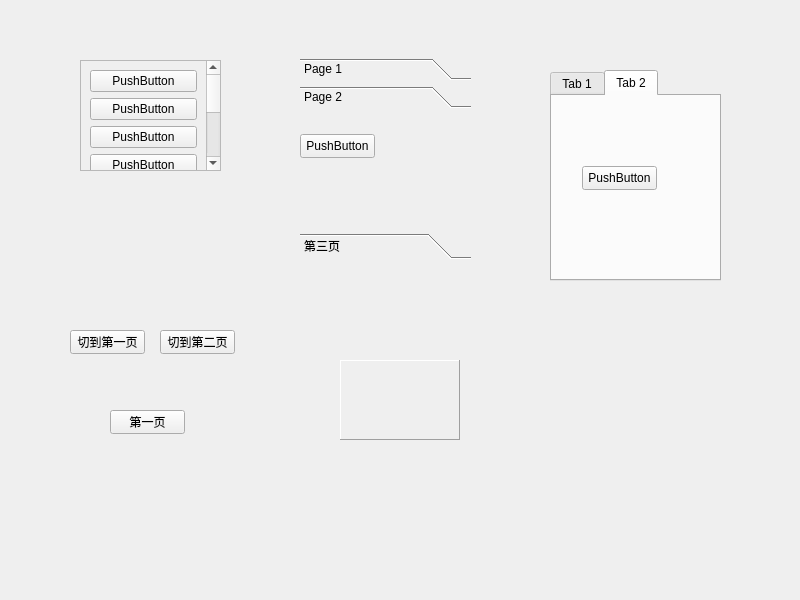
<?xml version="1.0" encoding="UTF-8"?>
<ui version="4.0">
 <class>Widget</class>
 <widget class="QWidget" name="Widget">
  <property name="geometry">
   <rect>
    <x>0</x>
    <y>0</y>
    <width>800</width>
    <height>600</height>
   </rect>
  </property>
  <property name="windowTitle">
   <string>Widget</string>
  </property>
  <widget class="QScrollArea" name="scrollArea">
   <property name="geometry">
    <rect>
     <x>80</x>
     <y>60</y>
     <width>141</width>
     <height>111</height>
    </rect>
   </property>
   <property name="widgetResizable">
    <bool>true</bool>
   </property>
   <widget class="QWidget" name="scrollAreaWidgetContents">
    <property name="geometry">
     <rect>
      <x>0</x>
      <y>-143</y>
      <width>122</width>
      <height>252</height>
     </rect>
    </property>
    <layout class="QVBoxLayout" name="verticalLayout">
     <item>
      <widget class="QPushButton" name="pushButton">
       <property name="text">
        <string>PushButton</string>
       </property>
      </widget>
     </item>
     <item>
      <widget class="QPushButton" name="pushButton_2">
       <property name="text">
        <string>PushButton</string>
       </property>
      </widget>
     </item>
     <item>
      <widget class="QPushButton" name="pushButton_3">
       <property name="text">
        <string>PushButton</string>
       </property>
      </widget>
     </item>
     <item>
      <widget class="QPushButton" name="pushButton_4">
       <property name="text">
        <string>PushButton</string>
       </property>
      </widget>
     </item>
     <item>
      <widget class="QPushButton" name="pushButton_5">
       <property name="text">
        <string>PushButton</string>
       </property>
      </widget>
     </item>
     <item>
      <widget class="QPushButton" name="pushButton_6">
       <property name="text">
        <string>PushButton</string>
       </property>
      </widget>
     </item>
     <item>
      <widget class="QPushButton" name="pushButton_7">
       <property name="text">
        <string>PushButton</string>
       </property>
      </widget>
     </item>
     <item>
      <widget class="QPushButton" name="pushButton_8">
       <property name="text">
        <string>PushButton</string>
       </property>
      </widget>
     </item>
    </layout>
   </widget>
  </widget>
  <widget class="QToolBox" name="toolBox">
   <property name="geometry">
    <rect>
     <x>300</x>
     <y>58</y>
     <width>171</width>
     <height>201</height>
    </rect>
   </property>
   <property name="currentIndex">
    <number>1</number>
   </property>
   <widget class="QWidget" name="page">
    <property name="geometry">
     <rect>
      <x>0</x>
      <y>0</y>
      <width>171</width>
      <height>111</height>
     </rect>
    </property>
    <attribute name="label">
     <string>Page 1</string>
    </attribute>
    <widget class="QPushButton" name="pushButton_9">
     <property name="geometry">
      <rect>
       <x>0</x>
       <y>0</y>
       <width>75</width>
       <height>24</height>
      </rect>
     </property>
     <property name="text">
      <string>PushButton</string>
     </property>
    </widget>
   </widget>
   <widget class="QWidget" name="page_2">
    <property name="geometry">
     <rect>
      <x>0</x>
      <y>0</y>
      <width>171</width>
      <height>111</height>
     </rect>
    </property>
    <attribute name="label">
     <string>Page 2</string>
    </attribute>
    <widget class="QPushButton" name="pushButton_10">
     <property name="geometry">
      <rect>
       <x>0</x>
       <y>20</y>
       <width>75</width>
       <height>24</height>
      </rect>
     </property>
     <property name="text">
      <string>PushButton</string>
     </property>
    </widget>
   </widget>
   <widget class="QWidget" name="page_3">
    <attribute name="label">
     <string>第三页</string>
    </attribute>
   </widget>
  </widget>
  <widget class="QTabWidget" name="tabWidget">
   <property name="geometry">
    <rect>
     <x>550</x>
     <y>70</y>
     <width>171</width>
     <height>211</height>
    </rect>
   </property>
   <property name="currentIndex">
    <number>1</number>
   </property>
   <widget class="QWidget" name="tab">
    <attribute name="title">
     <string>Tab 1</string>
    </attribute>
    <widget class="QPushButton" name="pushButton_11">
     <property name="geometry">
      <rect>
       <x>20</x>
       <y>80</y>
       <width>75</width>
       <height>24</height>
      </rect>
     </property>
     <property name="text">
      <string>PushButton</string>
     </property>
    </widget>
   </widget>
   <widget class="QWidget" name="tab_2">
    <attribute name="title">
     <string>Tab 2</string>
    </attribute>
    <widget class="QPushButton" name="pushButton_12">
     <property name="geometry">
      <rect>
       <x>30</x>
       <y>70</y>
       <width>75</width>
       <height>24</height>
      </rect>
     </property>
     <property name="text">
      <string>PushButton</string>
     </property>
    </widget>
   </widget>
  </widget>
  <widget class="QStackedWidget" name="stackedWidget">
   <property name="geometry">
    <rect>
     <x>90</x>
     <y>380</y>
     <width>120</width>
     <height>80</height>
    </rect>
   </property>
   <property name="currentIndex">
    <number>0</number>
   </property>
   <widget class="QWidget" name="page_4">
    <widget class="QPushButton" name="pushButton_13">
     <property name="geometry">
      <rect>
       <x>20</x>
       <y>30</y>
       <width>75</width>
       <height>24</height>
      </rect>
     </property>
     <property name="text">
      <string>第一页</string>
     </property>
    </widget>
   </widget>
   <widget class="QWidget" name="page_5">
    <widget class="QPushButton" name="pushButton_14">
     <property name="geometry">
      <rect>
       <x>20</x>
       <y>30</y>
       <width>75</width>
       <height>24</height>
      </rect>
     </property>
     <property name="text">
      <string>第二页</string>
     </property>
    </widget>
   </widget>
  </widget>
  <widget class="QPushButton" name="pushButton_15">
   <property name="geometry">
    <rect>
     <x>70</x>
     <y>330</y>
     <width>75</width>
     <height>24</height>
    </rect>
   </property>
   <property name="text">
    <string>切到第一页</string>
   </property>
  </widget>
  <widget class="QPushButton" name="pushButton_16">
   <property name="geometry">
    <rect>
     <x>160</x>
     <y>330</y>
     <width>75</width>
     <height>24</height>
    </rect>
   </property>
   <property name="text">
    <string>切到第二页</string>
   </property>
  </widget>
  <widget class="QFrame" name="frame">
   <property name="geometry">
    <rect>
     <x>340</x>
     <y>360</y>
     <width>120</width>
     <height>80</height>
    </rect>
   </property>
   <property name="frameShape">
    <enum>QFrame::Panel</enum>
   </property>
   <property name="frameShadow">
    <enum>QFrame::Raised</enum>
   </property>
  </widget>
 </widget>
 <resources/>
 <connections/>
</ui>
